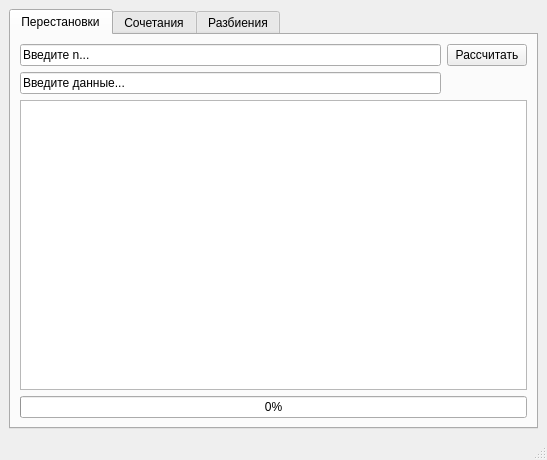
<?xml version="1.0" encoding="UTF-8"?>
<ui version="4.0">
 <class>MainWindow</class>
 <widget class="QMainWindow" name="MainWindow">
  <property name="geometry">
   <rect>
    <x>0</x>
    <y>0</y>
    <width>547</width>
    <height>460</height>
   </rect>
  </property>
  <property name="windowTitle">
   <string>Перестановки, сочетания, разбиения</string>
  </property>
  <widget class="QWidget" name="centralwidget">
   <layout class="QGridLayout" name="gridLayout">
    <item row="0" column="0">
     <widget class="QTabWidget" name="tabWidget">
      <property name="currentIndex">
       <number>0</number>
      </property>
      <widget class="QWidget" name="tab_1">
       <attribute name="title">
        <string>Перестановки</string>
       </attribute>
       <layout class="QGridLayout" name="gridLayout_2">
        <item row="0" column="1">
         <widget class="QPushButton" name="pushButton">
          <property name="text">
           <string>Рассчитать</string>
          </property>
         </widget>
        </item>
        <item row="1" column="0">
         <widget class="QLineEdit" name="lineEdit_5">
          <property name="text">
           <string>Введите данные...</string>
          </property>
         </widget>
        </item>
        <item row="0" column="0">
         <widget class="QLineEdit" name="lineEdit">
          <property name="text">
           <string>Введите n...</string>
          </property>
         </widget>
        </item>
        <item row="2" column="0" colspan="2">
         <widget class="QTextBrowser" name="textBrowser"/>
        </item>
        <item row="3" column="0" colspan="2">
         <widget class="QProgressBar" name="progressBar_2">
          <property name="value">
           <number>0</number>
          </property>
         </widget>
        </item>
       </layout>
      </widget>
      <widget class="QWidget" name="tab_2">
       <attribute name="title">
        <string>Сочетания</string>
       </attribute>
       <layout class="QGridLayout" name="gridLayout_3">
        <item row="2" column="0" colspan="2">
         <widget class="QTextBrowser" name="textBrowser_2"/>
        </item>
        <item row="1" column="0">
         <widget class="QLineEdit" name="lineEdit_3">
          <property name="text">
           <string>Введите m...</string>
          </property>
         </widget>
        </item>
        <item row="1" column="1">
         <widget class="QPushButton" name="pushButton_2">
          <property name="text">
           <string>Рассчитать</string>
          </property>
         </widget>
        </item>
        <item row="0" column="0">
         <widget class="QLineEdit" name="lineEdit_2">
          <property name="text">
           <string>Введите данные...</string>
          </property>
         </widget>
        </item>
        <item row="3" column="0" colspan="2">
         <widget class="QProgressBar" name="progressBar">
          <property name="value">
           <number>0</number>
          </property>
         </widget>
        </item>
       </layout>
      </widget>
      <widget class="QWidget" name="tab_3">
       <attribute name="title">
        <string>Разбиения</string>
       </attribute>
       <layout class="QGridLayout" name="gridLayout_4">
        <item row="0" column="0">
         <widget class="QLineEdit" name="lineEdit_4">
          <property name="text">
           <string>Введите n...</string>
          </property>
         </widget>
        </item>
        <item row="0" column="1">
         <widget class="QPushButton" name="pushButton_3">
          <property name="text">
           <string>Рассчитать</string>
          </property>
         </widget>
        </item>
        <item row="1" column="0" colspan="2">
         <widget class="QTextBrowser" name="textBrowser_3"/>
        </item>
       </layout>
      </widget>
     </widget>
    </item>
   </layout>
  </widget>
  <widget class="QMenuBar" name="menubar">
   <property name="geometry">
    <rect>
     <x>0</x>
     <y>0</y>
     <width>547</width>
     <height>21</height>
    </rect>
   </property>
  </widget>
  <widget class="QStatusBar" name="statusbar"/>
  <action name="action">
   <property name="text">
    <string>перестановки</string>
   </property>
  </action>
 </widget>
 <resources/>
 <connections/>
</ui>
